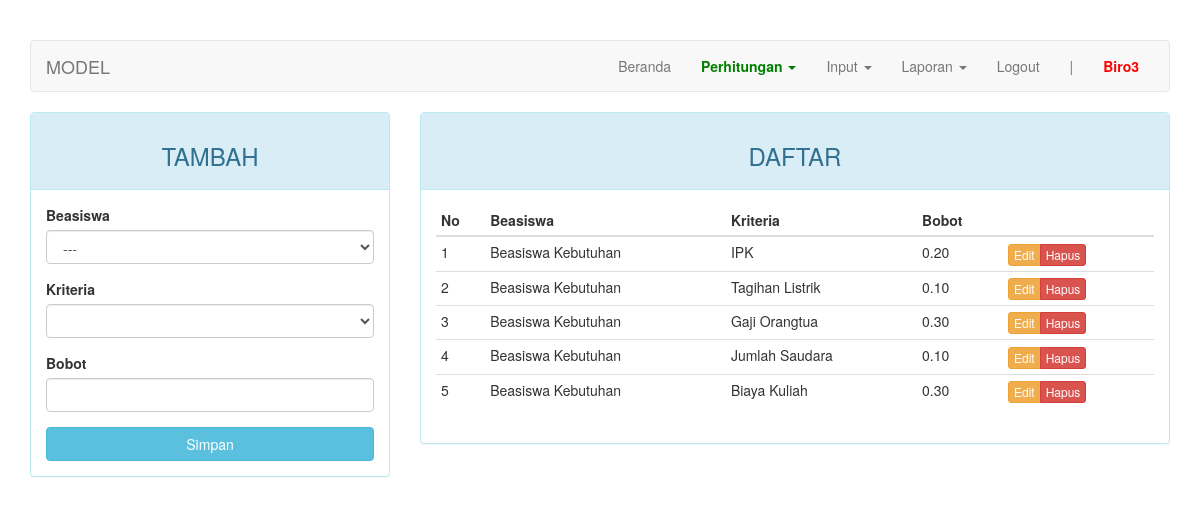
Screenshot of /index.php?page=model (signed in) with the database file from the repository.
### tables this page shows
CREATE TABLE `model` (
  `kd_model` int(11) NOT NULL,
  `kd_beasiswa` int(11) NOT NULL,
  `kd_kriteria` int(11) NOT NULL,
  `bobot` varchar(5) DEFAULT NULL
);

CREATE TABLE `beasiswa` (
  `kd_beasiswa` int(11) NOT NULL,
  `nama` varchar(50) DEFAULT NULL
);

CREATE TABLE `kriteria` (
  `kd_kriteria` int(11) NOT NULL,
  `kd_beasiswa` int(11) NOT NULL,
  `nama` varchar(50) DEFAULT NULL,
  `sifat` enum('min','max') DEFAULT NULL
);

### page/model.php (the view, shortened to what this page needs)
<?php
$update = (isset($_GET['action']) AND $_GET['action'] == 'update') ? true : false;
?>
<div class="row">
	<div class="col-md-4">
	    <div class="panel panel-<?= ($update) ? "warning" : "info" ?>">
	        <div class="panel-heading"><h3 class="text-center"><?= ($update) ? "EDIT" : "TAMBAH" ?></h3></div>
	        <div class="panel-body">
	            <form action="<?=$_SERVER['REQUEST_URI']?>" method="POST">
									<div class="form-group">
	                  <label for="kd_beasiswa">Beasiswa</label>
										<select class="form-control" name="kd_beasiswa" id="beasiswa">
											<option>---</option>
										</select>
									</div>
									<div class="form-group">
	                  <label for="kd_kriteria">Kriteria</label>
										<select class="form-control" name="kd_kriteria" id="kriteria">
										</select>
									</div>
	                <div class="form-group">
	                    <label for="bobot">Bobot</label>
	                    <input type="text" name="bobot" class="form-control" <?= (!$update) ?: 'value="'.$row["bobot"].'"' ?>>
	                </div>
	                <button type="submit" class="btn btn-<?= ($update) ? "warning" : "info" ?> btn-block">Simpan</button>
	            </form>
	        </div>
	    </div>
	</div>
	<div class="col-md-8">
	    <div class="panel panel-info">
	        <div class="panel-heading"><h3 class="text-center">DAFTAR</h3></div>
	        <div class="panel-body">
	            <table class="table table-condensed">
	                <thead>
	                    <tr>
	                        <th>No</th>
													<th>Beasiswa</th>
	                        <th>Kriteria</th>
	                        <th>Bobot</th>
	                        <th></th>
	                    </tr>
	                </thead>
	                <tbody>
	                    <?php $no = 1; ?>
	                    <?php if ($query = $connection->query("SELECT c.nama AS nama_beasiswa, b.nama AS nama_kriteria, a.bobot, a.kd_model FROM model a JOIN kriteria b ON a.kd_kriteria=b.kd_kriteria JOIN beasiswa c ON a.kd_beasiswa=c.kd_beasiswa")): ?>
	                        <?php while($row = $query->fetch_assoc()): ?>
	                        <tr>
	                            <td><?=$no++?></td>
															<td><?=$row['nama_beasiswa']?></td>
	                            <td><?=$row['nama_kriteria']?></td>
	                            <td><?=$row['bobot']?></td>
	                            <td>
	                                <div class="btn-group">
	                                    <a href="?page=model&action=update&key=<?=$row['kd_model']?>" class="btn btn-warning btn-xs">Edit</a>
	                                    <a href="?page=model&action=delete&key=<?=$row['kd_model']?>" class="btn btn-danger btn-xs">Hapus</a>
	                                </div>
	                            </td>
	                        </tr>
	                        <?php endwhile ?>
	                    <?php endif ?>
	                </tbody>
	            </table>
	        </div>
	    </div>
	</div>
</div>

### index.php (style rules this page uses)
body { margin-top: 40px; }

### rows the page displays
model: kd_beasiswa.nama "Beasiswa Kebutuhan", kd_kriteria.nama "IPK", bobot "0.20"
model: kd_beasiswa.nama "Beasiswa Kebutuhan", kd_kriteria.nama "Tagihan Listrik", bobot "0.10"
model: kd_beasiswa.nama "Beasiswa Kebutuhan", kd_kriteria.nama "Gaji Orangtua", bobot "0.30"
model: kd_beasiswa.nama "Beasiswa Kebutuhan", kd_kriteria.nama "Jumlah Saudara", bobot "0.10"
model: kd_beasiswa.nama "Beasiswa Kebutuhan", kd_kriteria.nama "Biaya Kuliah", bobot "0.30"

### other values shown
$str "MODEL"
$_SESSION["username"] "Biro3"
